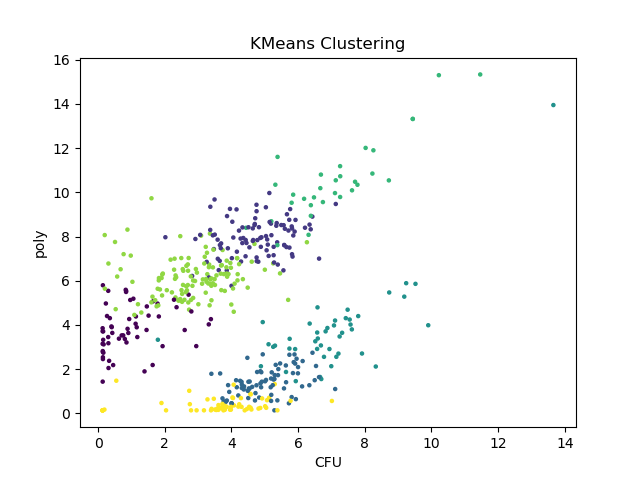

Write Python code to recreate this figure.
#!/usr/bin/env python3

"""
Usage: make plots from data

./kmeans.py <input_file>
"""

import sys
import numpy as np
import matplotlib.pyplot as plt
from scipy.spatial.distance import pdist
from scipy.cluster.hierarchy import ward, dendrogram, linkage, leaves_list, fcluster
from sklearn.cluster import KMeans
import pandas as pd
import seaborn as sns

d = pd.read_csv('hema_data.txt', sep="\t", index_col='gene')
df = pd.DataFrame(data=d)

kmeans = KMeans(n_clusters = 7)
kmeans.fit(df)
y_kmeans = kmeans.predict(df)

plt.figure()
plt.title("KMeans Clustering")
plt.scatter(df["CFU"], df["poly"], c = y_kmeans, s = 5, cmap = "viridis")
plt.ylabel("poly")
plt.xlabel("CFU")
plt.savefig("kmeans.png")
plt.close